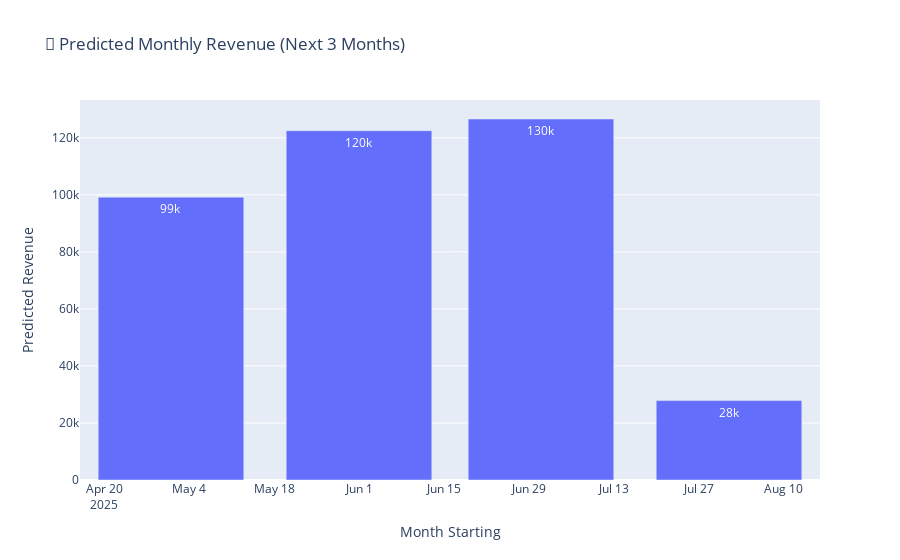

Notebook source saved alongside this figure:
### Code cell
fig_monthly = px.bar(
    monthly_forecast,
    x='order_date',
    y='predicted_revenue',
    title='📅 Predicted Monthly Revenue (Next 3 Months)',
    text_auto='.2s'
)
fig_monthly.update_layout(xaxis_title='Month Starting', yaxis_title='Predicted Revenue')
fig_monthly.show()

### Figure 1 — Plotly figure (JSON) as saved in the notebook; plotly's stock layout.template omitted (floating-point values rounded to 4 significant figures)
{"data": [{"alignmentgroup": "True", "hovertemplate": "order_date=%{x}<br>predicted_revenue=%{y}<extra></extra>", "legendgroup": "", "marker": {"color": "#636efa", "pattern": {"shape": ""}}, "name": "", "offsetgroup": "", "orientation": "v", "showlegend": false, "textposition": "auto", "texttemplate": "%{y:.2s}", "type": "bar", "x": ["2025-05-01T00:00:00", "2025-06-01T00:00:00", "2025-07-01T00:00:00", "2025-08-01T00:00:00"], "xaxis": "x", "y": [99180.0, 122500.0, 126600.0, 27840.0], "yaxis": "y"}], "layout": {"autosize": true, "barmode": "relative", "legend": {"tracegroupgap": 0}, "title": {"text": "📅 Predicted Monthly Revenue (Next 3 Months)"}, "xaxis": {"anchor": "y", "autorange": true, "domain": [0, 1], "range": ["2025-04-16", "2025-08-16"], "title": {"text": "Month Starting"}, "type": "date"}, "yaxis": {"anchor": "x", "autorange": true, "domain": [0, 1], "range": [0, 133300.0], "title": {"text": "Predicted Revenue"}, "type": "linear"}}}
